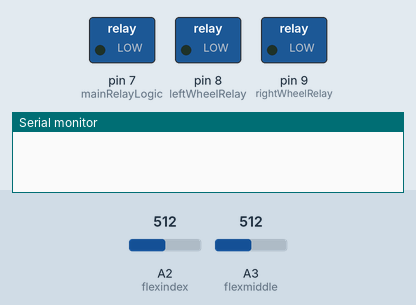
A sketch run on a simulated Arduino Uno, built with avr-gcc and run on an emulated ATmega328P. Shown: switched loads named in the sketch (green lamp = pin HIGH), the last lines printed to the serial monitor. The inputs (shaded band) are chosen by the test bench; at power-on: A2 (flexindex) = 512, A3 (flexmiddle) = 512.

Above: at 1.2 s.
1.3 s: A2 (flexindex) set to 597
2.8 s: A2 (flexindex) set to 629
At 3.5 s:
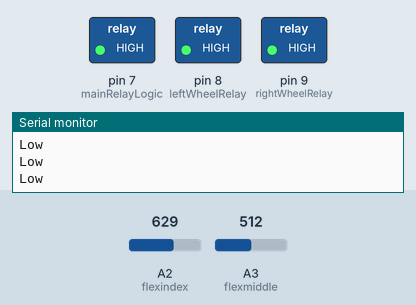
4.3 s: A2 (flexindex) set to 511
At 4.7 s:
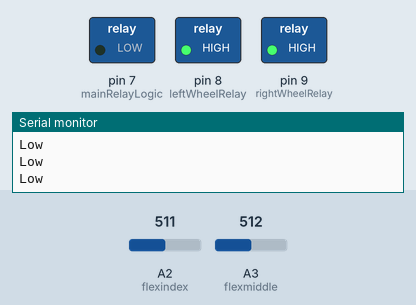
5.8 s: A3 (flexmiddle) set to 595
7.3 s: A3 (flexmiddle) set to 630
At 8.1 s:
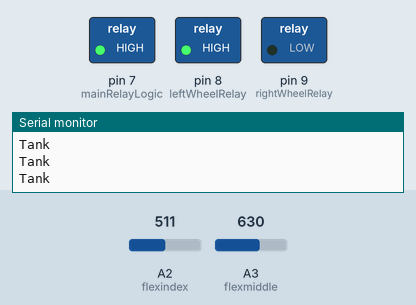
8.8 s: A3 (flexmiddle) set to 511
At 9.4 s:
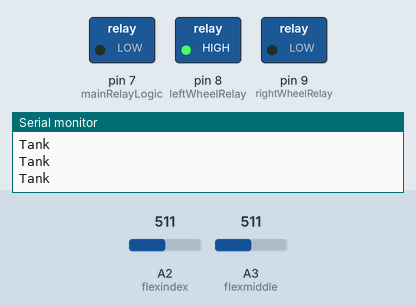
Timing chart, 0 to 11.3 s (numbered marks = the images above; inputs shaded):
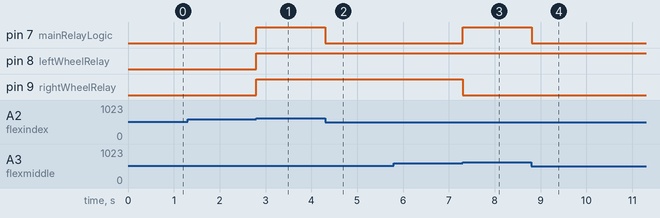

The sketch:

Electronics_final_project.ino
```cpp
const int flexindex = A2;
const int flexmiddle = A3;
const int flexring = A4;
const int flexthumb = A5;

const int rightWheelRelay = 9;      //Controls the relay that communicates to the right wheel
const int leftWheelRelay = 8;       //Controls the relay that communicates to the left wheel
const int mainRelayLogic = 7;       //Controsl the relay that supplies power to the rest of the relays
//const int motorRightLogic2 = 6;

int initialflexindex = 0;
int initialflexmiddle = 0;
int initialflexring = 0;
int initialflexthumb = 0;

void Initialize();
void Forward();
void RightTurn();
void LeftTurn();
void Reverse();


void setup() {

     Serial.begin(9600);
     pinMode(rightWheelRelay, OUTPUT);
     pinMode(leftWheelRelay, OUTPUT);
     pinMode(mainRelayLogic, OUTPUT);
     Initialize();
}

void loop()
{
   int flexpositionindex = analogRead(flexindex);
   int flexpositionmiddle = analogRead(flexmiddle);

   if(flexpositionindex >= (initialflexindex + 100)){
    Forward();
   }
   else if (flexpositionmiddle >= (initialflexmiddle + 100)){
    LeftTurn();
   }
   else
      digitalWrite(mainRelayLogic, LOW);

}

void Initialize(){

   initialflexindex = analogRead(flexindex);
   initialflexmiddle = analogRead(flexmiddle);
}

void Forward(){
    //Send logic to the wheel so that they know what to do before power is supplied

    Serial.println("Low");
    digitalWrite(rightWheelRelay, HIGH);
    digitalWrite(leftWheelRelay, HIGH);
    //Supply power
    digitalWrite(mainRelayLogic, HIGH);


}

void LeftTurn(){
    //Send logic to the wheel so that they know what to do before power is supplied
    Serial.println("Tank");
    digitalWrite(rightWheelRelay, LOW);
    digitalWrite(leftWheelRelay, HIGH);
    //Supply power
    digitalWrite(mainRelayLogic, HIGH);
}

void RightTurn(){
    //Send logic to the wheel so that they know what to do before power is supplied
    Serial.println("Tank");
    digitalWrite(rightWheelRelay, HIGH);
    digitalWrite(leftWheelRelay, LOW);
    //Supply power
    digitalWrite(mainRelayLogic, HIGH);

}

void Reverse(){
    //Send logic to the wheel so that they know what to do before power is supplied
    Serial.println("Backing up");
    digitalWrite(rightWheelRelay, LOW);
    digitalWrite(leftWheelRelay, LOW);
    //Supply power
    digitalWrite(mainRelayLogic, HIGH);

}
```

Measured:
- the behaviour switches between 611 and 612 on A2 (flexindex) (found by bisection; images 0 and 1)
- the behaviour switches between 611 and 612 on A3 (flexmiddle) (found by bisection; images 2 and 3)
- after the input at 1.3 s, every drawn part: stays the same
- after the input at 2.8 s, pin 7 (mainRelayLogic), pin 8 (leftWheelRelay), pin 9 (rightWheelRelay): LOW → HIGH at once
- after the input at 4.3 s, pin 7 (mainRelayLogic): HIGH → LOW at once
- after the input at 5.8 s, every drawn part: stays the same
- after the input at 7.3 s, pin 7 (mainRelayLogic): LOW → HIGH at once; pin 9 (rightWheelRelay): HIGH → LOW at once
- after the input at 8.8 s, pin 7 (mainRelayLogic): HIGH → LOW at once
